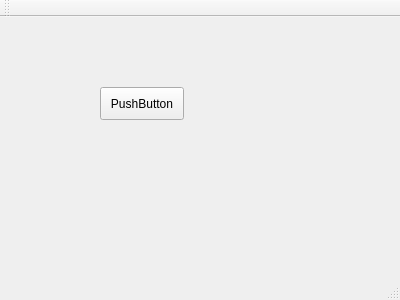
<?xml version="1.0" encoding="UTF-8"?>
<ui version="4.0">
 <class>MainWindow</class>
 <widget class="QMainWindow" name="MainWindow">
  <property name="geometry">
   <rect>
    <x>0</x>
    <y>0</y>
    <width>400</width>
    <height>300</height>
   </rect>
  </property>
  <property name="windowTitle">
   <string>MainWindow</string>
  </property>
  <widget class="QWidget" name="centralWidget">
   <widget class="QPushButton" name="pushButton">
    <property name="geometry">
     <rect>
      <x>100</x>
      <y>70</y>
      <width>84</width>
      <height>33</height>
     </rect>
    </property>
    <property name="text">
     <string>PushButton</string>
    </property>
   </widget>
  </widget>
  <widget class="QMenuBar" name="menuBar">
   <property name="geometry">
    <rect>
     <x>0</x>
     <y>0</y>
     <width>400</width>
     <height>29</height>
    </rect>
   </property>
  </widget>
  <widget class="QToolBar" name="mainToolBar">
   <attribute name="toolBarArea">
    <enum>TopToolBarArea</enum>
   </attribute>
   <attribute name="toolBarBreak">
    <bool>false</bool>
   </attribute>
  </widget>
  <widget class="QStatusBar" name="statusBar"/>
 </widget>
 <layoutdefault spacing="6" margin="11"/>
 <resources/>
 <connections/>
</ui>
